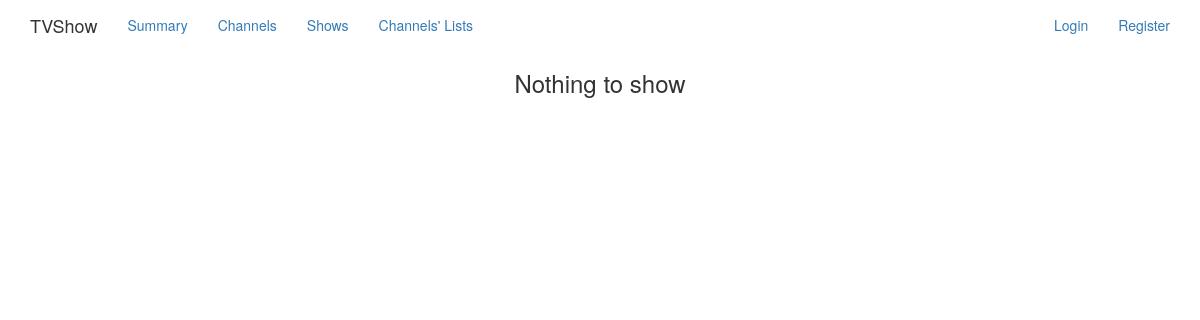
The page /channels/ on the database as committed earlier.
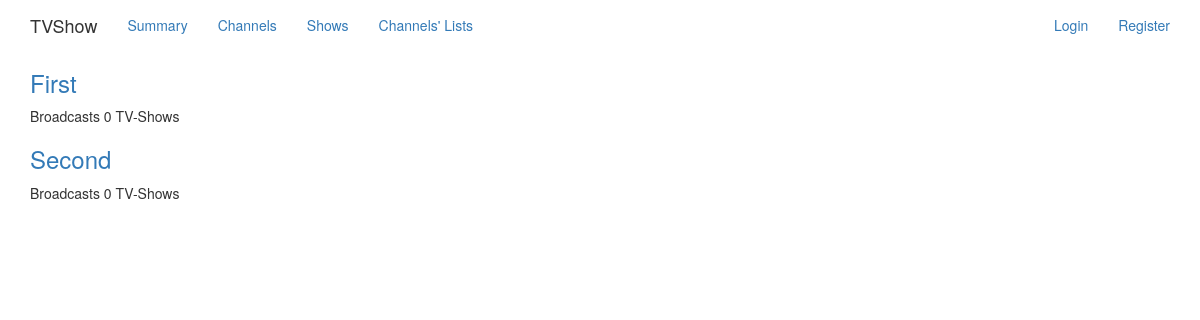
The same page on the database as committed later.
### app/models.py (models this page shows, shortened)
class TVChannel(db.Model):
    __tablename__ = 'tvchannel'
    id = db.Column(Integer, primary_key=True)
    name = db.Column(String(80), unique=True, index=True, nullable=False)
    timetable = db.relationship('TVChannelItem', backref='channel')
    def timetable_length(self):
        ids = {}
        for item in self.timetable:
            ids[item.show_id] = ids.get(item.show_id, 0) + 1
        return len(ids.keys())

### app/views.py (the view)
def channel_index():
    channels = TVChannel.query.all()
    return render_template('channel_index.html', channels=channels)

### app/__init__.py (called while the page is built)
    def is_admin(self):
        return False

### app/templates/channel_index.html (shortened to what this page needs)
{% extends "base.html" %}
{% block content %}
  {% if channels and channels | length > 0 %}
    {% for channel in channels %}
      <div>
        <h3>
          <a href="{{ url_for('channel_show', channel_id=channel.id) }}">{{ channel.name }}</a>
        </h3>
        <p>Broadcasts {{ channel.timetable_length() }} TV-Shows</p>
      </div>
    {% endfor %}
  {% else %}
    <h3 class="text-center">Nothing to show</h3>
  {% endif %}
{% endblock %}

Rows that differ between the two databases and show on the page:
added TVChannel: name "First", timetable_length "0"
added TVChannel: name "Second", timetable_length "0"
Other text that changed with them:
text no longer shown: "Nothing to show"
